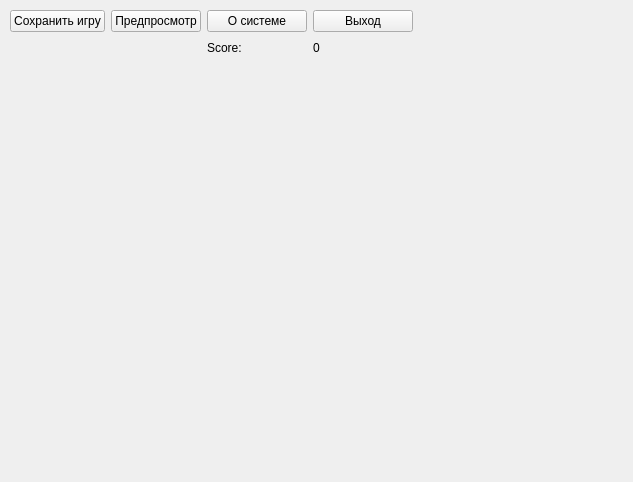
<?xml version="1.0" encoding="UTF-8"?>
<ui version="4.0">
 <class>Form</class>
 <widget class="QWidget" name="Form">
  <property name="geometry">
   <rect>
    <x>0</x>
    <y>0</y>
    <width>633</width>
    <height>482</height>
   </rect>
  </property>
  <property name="sizePolicy">
   <sizepolicy hsizetype="Fixed" vsizetype="Fixed">
    <horstretch>0</horstretch>
    <verstretch>0</verstretch>
   </sizepolicy>
  </property>
  <property name="windowTitle">
   <string>Пазл</string>
  </property>
  <widget class="QWidget" name="gridLayoutWidget">
   <property name="geometry">
    <rect>
     <x>10</x>
     <y>10</y>
     <width>611</width>
     <height>461</height>
    </rect>
   </property>
   <layout class="QGridLayout" name="game_gridLayout">
    <item row="0" column="5">
     <spacer name="horizontalSpacer">
      <property name="orientation">
       <enum>Qt::Horizontal</enum>
      </property>
      <property name="sizeHint" stdset="0">
       <size>
        <width>40</width>
        <height>20</height>
       </size>
      </property>
     </spacer>
    </item>
    <item row="0" column="0">
     <widget class="QPushButton" name="save_game_pushButton">
      <property name="text">
       <string>Сохранить игру</string>
      </property>
     </widget>
    </item>
    <item row="1" column="2">
     <widget class="QLabel" name="score_label">
      <property name="sizePolicy">
       <sizepolicy hsizetype="Minimum" vsizetype="Minimum">
        <horstretch>0</horstretch>
        <verstretch>0</verstretch>
       </sizepolicy>
      </property>
      <property name="minimumSize">
       <size>
        <width>100</width>
        <height>20</height>
       </size>
      </property>
      <property name="text">
       <string>Score:</string>
      </property>
     </widget>
    </item>
    <item row="0" column="1">
     <widget class="QPushButton" name="look_full_image_pushButton">
      <property name="text">
       <string>Предпросмотр</string>
      </property>
     </widget>
    </item>
    <item row="0" column="2">
     <widget class="QPushButton" name="about_system_pushButton">
      <property name="text">
       <string>О системе</string>
      </property>
     </widget>
    </item>
    <item row="0" column="3" colspan="2">
     <widget class="QPushButton" name="exit_pushButton">
      <property name="text">
       <string>Выход</string>
      </property>
     </widget>
    </item>
    <item row="1" column="3" colspan="2">
     <widget class="QLabel" name="score_value_label">
      <property name="sizePolicy">
       <sizepolicy hsizetype="Minimum" vsizetype="Minimum">
        <horstretch>0</horstretch>
        <verstretch>0</verstretch>
       </sizepolicy>
      </property>
      <property name="minimumSize">
       <size>
        <width>100</width>
        <height>20</height>
       </size>
      </property>
      <property name="text">
       <string>0</string>
      </property>
     </widget>
    </item>
    <item row="2" column="0" colspan="6">
     <widget class="QWidget" name="game_widget" native="true">
      <property name="enabled">
       <bool>true</bool>
      </property>
      <property name="sizePolicy">
       <sizepolicy hsizetype="Expanding" vsizetype="Expanding">
        <horstretch>0</horstretch>
        <verstretch>0</verstretch>
       </sizepolicy>
      </property>
     </widget>
    </item>
   </layout>
  </widget>
 </widget>
 <resources/>
 <connections/>
</ui>
